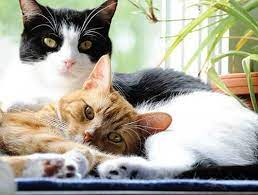
#> input picture OpenCV/download.jfif, 258 x 195 px, found by its file name
$ jupyter execute Image_Gradients.ipynb
#> lines starting #> are read from the running program, lines starting #| are printed output that depends on the picture
[cell 1]
import cv2 as cv
import sys
from google.colab.patches import cv2_imshow
import numpy as np
from matplotlib import pyplot as plt
img = cv.imread(cv.samples.findFile("/content/download.jfif"))
#> img is the input picture: shape (195, 258, 3); mean B, G, R 152.1, 165.5, 168.3
laplacian = cv.Laplacian(img,cv.CV_64F)
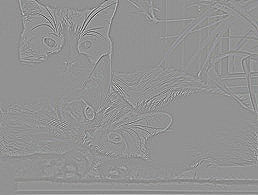
#> laplacian: shape (195, 258, 3) float64; mean B, G, R 0.3, 0.3, 0.3; drawn with min black and max white
sobelx = cv.Sobel(img,cv.CV_64F,1,0,ksize=5)
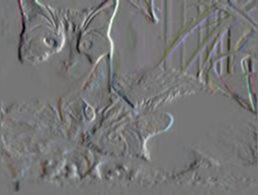
#> sobelx: shape (195, 258, 3) float64; mean B, G, R -46.1, -40.8, -40.6; drawn with min black and max white
sobely = cv.Sobel(img,cv.CV_64F,0,1,ksize=5)
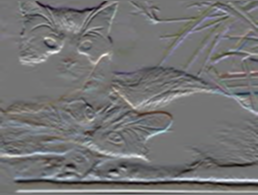
#> sobely: shape (195, 258, 3) float64; mean B, G, R -23.1, -54.4, -48.9; drawn with min black and max white
plt.subplot(2,2,1),plt.imshow(img,cmap = 'gray')
plt.title('Original'), plt.xticks([]), plt.yticks([])
plt.subplot(2,2,2),plt.imshow(laplacian,cmap = 'gray')
plt.title('Laplacian'), plt.xticks([]), plt.yticks([])
plt.subplot(2,2,3),plt.imshow(sobelx,cmap = 'gray')
plt.title('Sobel X'), plt.xticks([]), plt.yticks([])
plt.subplot(2,2,4),plt.imshow(sobely,cmap = 'gray')
plt.title('Sobel Y'), plt.xticks([]), plt.yticks([])
plt.show()
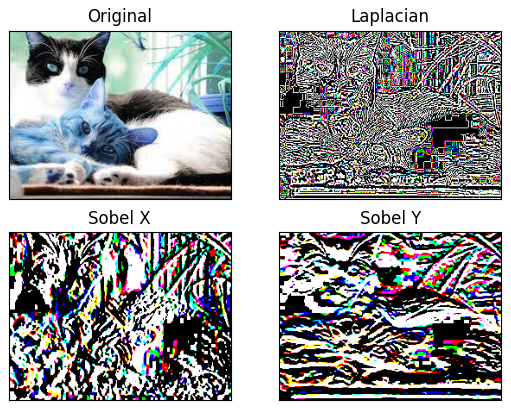
#> figure drawn by matplotlib, 4 panels; B, G, R data is drawn as R, G, B

[cell 2]
# Output dtype = cv.CV_8U
sobelx8u = cv.Sobel(img,cv.CV_8U,1,0,ksize=5)
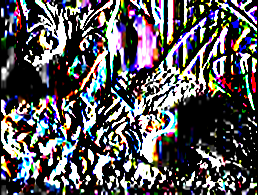
#> sobelx8u: shape (195, 258, 3); mean B, G, R 89.5, 86, 88.1
# Output dtype = cv.CV_64F. Then take its absolute and convert to cv.CV_8U
sobelx64f = cv.Sobel(img,cv.CV_64F,1,0,ksize=5)
abs_sobel64f = np.absolute(sobelx64f)
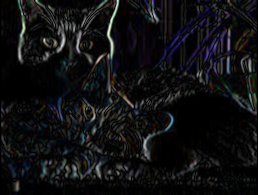
#> abs_sobel64f: shape (195, 258, 3) float64; mean B, G, R 748.7, 682.2, 672; drawn with min black and max white
sobel_8u = np.uint8(abs_sobel64f)
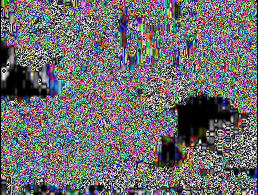
#> sobel_8u: shape (195, 258, 3); mean B, G, R 110, 108, 108.8
plt.subplot(1,3,1),plt.imshow(img,cmap = 'gray')
plt.title('Original'), plt.xticks([]), plt.yticks([])
plt.subplot(1,3,2),plt.imshow(sobelx8u,cmap = 'gray')
plt.title('Sobel CV_8U'), plt.xticks([]), plt.yticks([])
plt.subplot(1,3,3),plt.imshow(sobel_8u,cmap = 'gray')
plt.title('Sobel abs(CV_64F)'), plt.xticks([]), plt.yticks([])
plt.show()
#> figure, not shown here; B, G, R data is drawn as R, G, B
